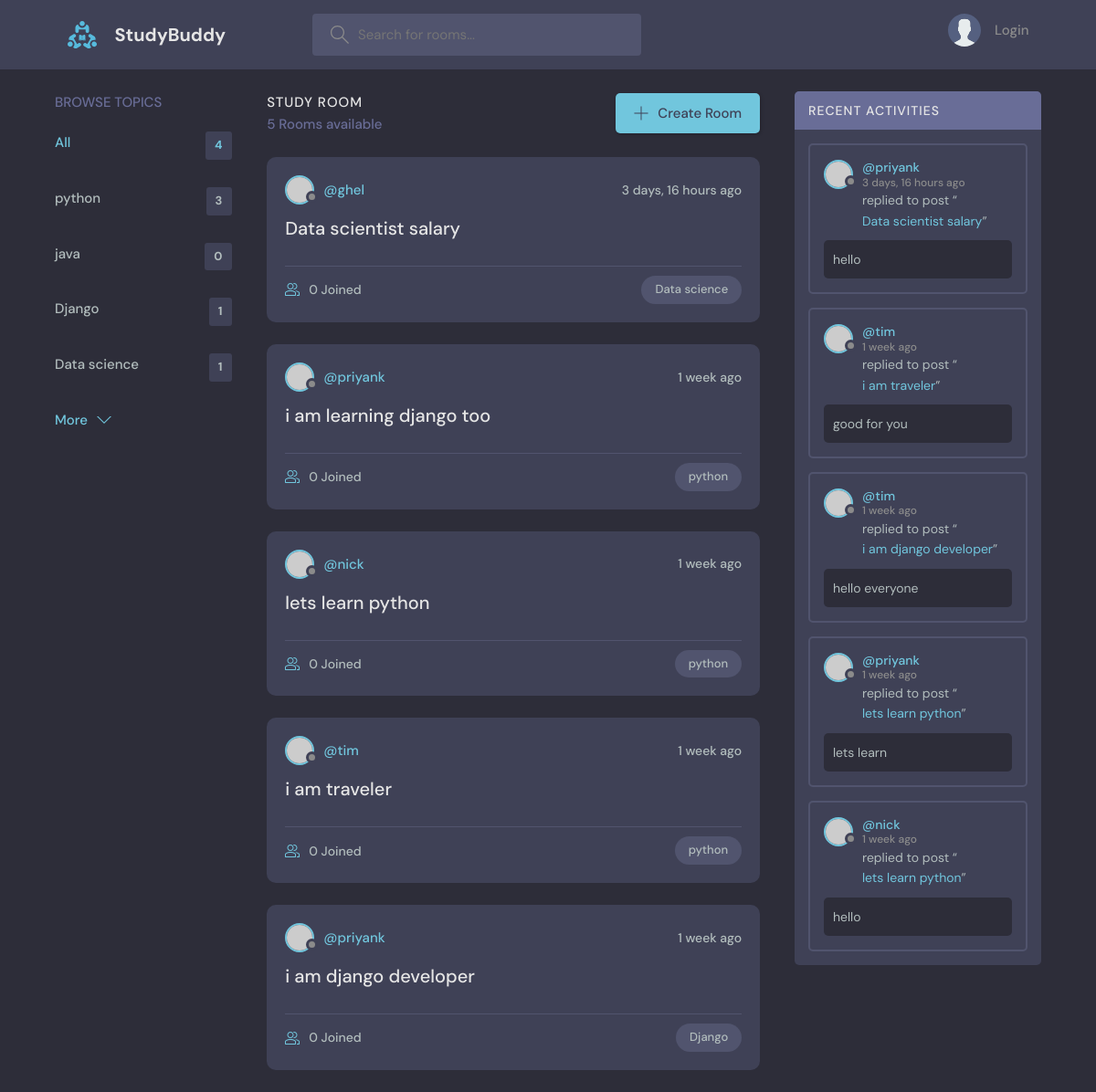
The app's page /, older data.
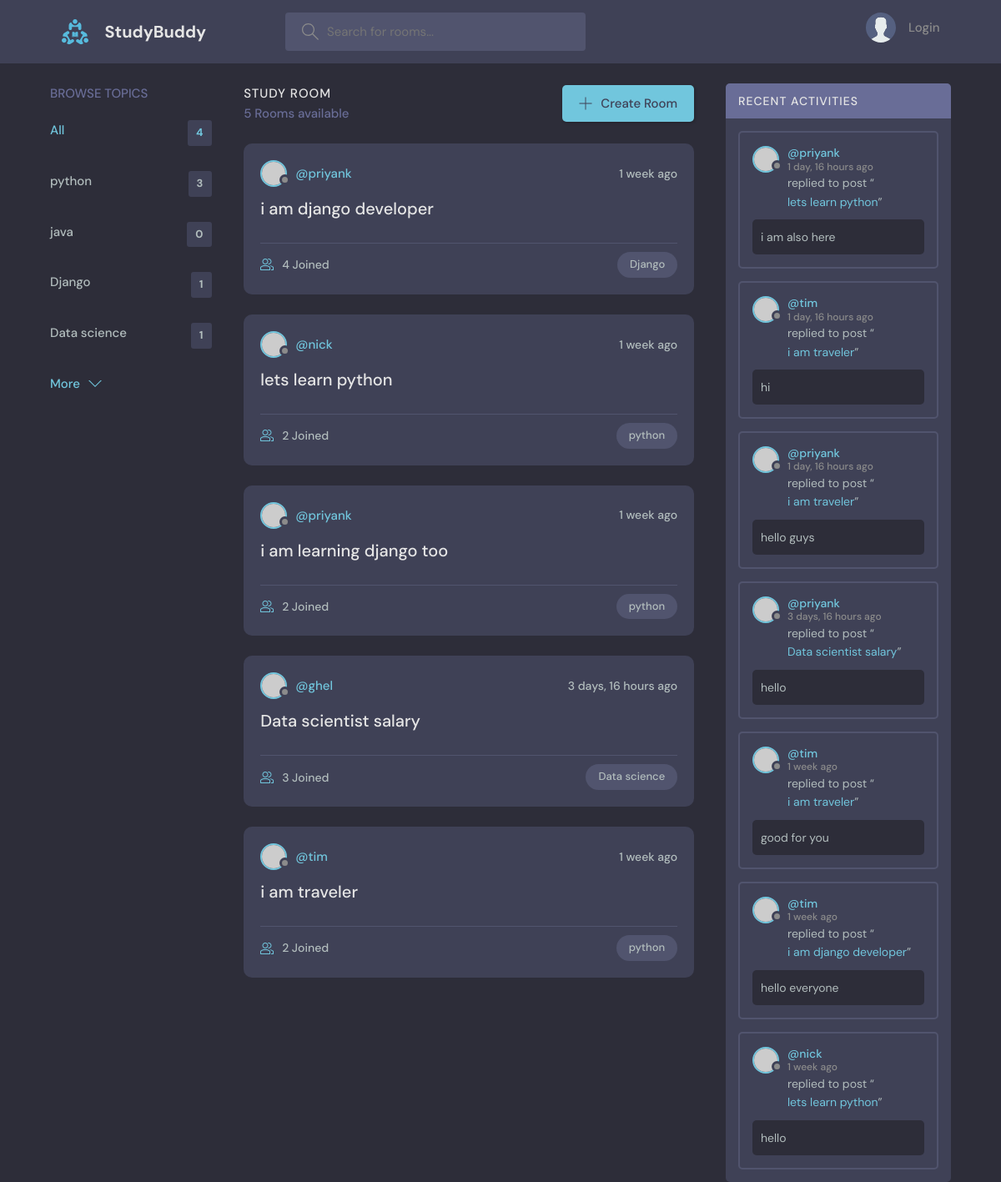
The same page, newer data.
### base/models.py (models this page shows, shortened)
class Topic(models.Model):
    name = models.CharField(max_length=200)

class Room(models.Model):
    host = models.ForeignKey(User, on_delete=models.SET_NULL, null = True)
    topic = models.ForeignKey(Topic, on_delete=models.SET_NULL, null=True)
    name = models.CharField(max_length=200)
    description = models.TextField(null = True, blank = True)
    participants = models.ManyToManyField(User, related_name = 'participants', blank = True)
    updated = models.DateTimeField(auto_now=True)
    created = models.DateTimeField(auto_now_add=True)
    class Meta:
        ordering = ['-updated', '-created'] # '-' for descending order
    def __str__(self):
        return self.name

class Message(models.Model):
    user = models.ForeignKey(User, on_delete=models.CASCADE)
    room = models.ForeignKey(Room, on_delete=models.CASCADE) #cascade means if room deleted then all message from that room will get deleted.
    body = models.TextField()
    updated = models.DateTimeField(auto_now=True)
    created = models.DateTimeField(auto_now_add=True)
    class Meta:
        ordering = ['-updated', '-created'] # '-' for descending order

### base/views.py (the view)
# urls.py: path('', views.home, name = "home"),
def home(request):
    q = request.GET.get('q') if request.GET.get('q') != None else ''
    rooms = Room.objects.filter(
        Q(topic__name__icontains = q) |
        Q(name__icontains = q) |
        Q(description__icontains = q)
        )
    topics = Topic.objects.all()
    room_count = rooms.count()
    room_messages = Message.objects.filter(Q(room__topic__name__icontains =q)) #[0:3]
    context = {'rooms': rooms, 'topics': topics, 'room_count' : room_count, 'room_messages': room_messages}
    return render(request, 'base/home.html', context)

### base/templates/base/home.html (shortened to what this page needs)
{% extends "main.html" %}
{% block content %}
<main class="layout layout--3">
      <div class="container">
       {% include 'base/topics_component.html' %}
        <div class="roomList">
          <div class="roomList__header">
            <div>
              <h2>Study Room</h2>
              <p>{{room_count}} Rooms available</p>
            </div>
            <a class="btn btn--main" href="{% url 'create-room' %}">
              <svg version="1.1" xmlns="http://www.w3.org/2000/svg" width="32" height="32" viewBox="0 0 32 32">
                <title>add</title>
                <path
                  d="M16.943 0.943h-1.885v14.115h-14.115v1.885h14.115v14.115h1.885v-14.115h14.115v-1.885h-14.115v-14.115z"
                ></path>
              </svg>
              Create Room
            </a>
          </div>
          {% include 'base/feed_component.html' %}
        </div>
         {% include 'base/activity_component.html' %}
      </div>
    </main>
{% endblock %}

### templates/main.html (shortened to what this page needs)
<!DOCTYPE html>
{% load static %}
<html lang="en">
  <head>
    <link rel="stylesheet" href="{% static 'styles/style.css' %}" />
  </head>
  <body>
    {% include 'navbar.html' %}
    {% block content %}
    {% endblock %}
  </body>
</html>

### templates/navbar.html (shortened to what this page needs)
{%load static %}
<header class="header header--loggedIn">
    <div class="container">
      <a href="{% url 'home' %}" class="header__logo">
        <img src="{% static 'images/logo.svg' %}" />
        <h1>StudyBuddy</h1>
      </a>
      <form class="header__search" method = "GET" action = "{% url 'home' %}">
        <label>
          <input name = "q" placeholder="Search for rooms..." />
        </label>
      </form>
      <nav class="header__menu">
        {% if request.user.is_authenticated %}
        <div class="header__user">
          <a href="profile.html">
            <div class="avatar avatar--medium active">
              <img src="https://randomuser.me/api/portraits/men/37.jpg" />
            </div>
            <p>{{request.user.username}} <span>@{{request.user.username}}</span></p>
          </a>
          <button class="dropdown-button">
            <svg version="1.1" xmlns="http://www.w3.org/2000/svg" width="32" height="32" viewBox="0 0 32 32">
              <title>chevron-down</title>
              <path d="M16 21l-13-13h-3l16 16 16-16h-3l-13 13z"></path>
            </svg>
          </button>
        </div>
        {% else %}
        <a href="{% url 'login' %}">
          <img src="{% static 'images/avatar.svg' %}" />
          <p>Login</p>
        </a>
        {% endif %}
      </nav>
    </div>
  </header>

### base/templates/base/topics_component.html
<div class="topics">
    <div class="topics__header">
      <h2>Browse Topics</h2>
    </div>
    <ul class="topics__list">
      <li>
        <a href="{% url 'home' %}" class="active">All <span>{{topics.count}}</span></a>
      </li>
      {% for topic in topics %}
      <li>
    <a href="{% url 'home' %}?q={{topic.name}}">{{topic.name}} <span>{{topic.room_set.all.count}}</span></a>
      </li>
      {% endfor %}
    </ul>
    <a class="btn btn--link" href="topics.html">
      More
      <svg version="1.1" xmlns="http://www.w3.org/2000/svg" width="32" height="32" viewBox="0 0 32 32">
        <title>chevron-down</title>
        <path d="M16 21l-13-13h-3l16 16 16-16h-3l-13 13z"></path>
      </svg>
    </a>
  </div>

### base/templates/base/feed_component.html (shortened to what this page needs)
{% for room in rooms %}
<div class="roomListRoom">
  <div class="roomListRoom__header">
    <a href="{% url 'user-profile' room.host.id %}" class="roomListRoom__author">
      <div class="avatar avatar--small">
        <img src="https://randomuser.me/api/portraits/women/11.jpg" />
      </div>
      <span>@{{room.host.username}}</span>
    </a>
    <div class="roomListRoom__actions">
      <span>{{room.created| timesince}} ago</span>
    </div>
  </div>
  <div class="roomListRoom__content">
    <a href="{% url 'room' room.id %}">{{room.name}}</a>
  </div>
  <div class="roomListRoom__meta">
    <a href="{% url 'room' room.id %}" class="roomListRoom__joined">
      {{room.participants.all.count}} Joined
    </a>
    <p class="roomListRoom__topic">{{room.topic.name}}</p>
  </div>
</div>
{% endfor %}

### base/templates/base/activity_component.html (shortened to what this page needs)
<div class="activities">
    <div class="activities__header">
      <h2>Recent Activities</h2>
    </div>
    {% for message in room_messages%}
    <div class="activities__box">
      <div class="activities__boxHeader roomListRoom__header">
        <a href="{% url 'user-profile' message.user.id %}" class="roomListRoom__author">
          <div class="avatar avatar--small">
            <img src="https://randomuser.me/api/portraits/women/11.jpg" />
          </div>
          <p>
            @{{message.user}}
            <span>{{message.created| timesince}} ago</span>
          </p>
        </a>
      </div>
      <div class="activities__boxContent">
        <p>replied to post “<a href="{% url 'room' message.room.id %}">{{message.room}}</a>”</p>
        <div class="activities__boxRoomContent">
          {{message.body}}
        </div>
      </div>
    </div>
   {% endfor %}
  </div>

Row changes from the older to the newer data that the page shows:
removed Message: user "priyank", created "1 week", room "lets learn python", body "lets learn"
changed Room "i am django developer": participants.all.count "0" → "4"; moves up the list
changed Room "lets learn python": participants.all.count "0" → "2"; moves up the list
changed Room "i am learning django too": participants.all.count "0" → "2"; moves down the list
changed Room "Data scientist salary": participants.all.count "0" → "3"
computed for Room "i am traveler": participants.all.count "0" → "2"
added Message: user "priyank", created "1 day, 16 hours", room "lets learn python", body "i am also here"
added Message: user "tim", created "1 day, 16 hours", room "i am traveler", body "hi"
added Message: user "priyank", created "1 day, 16 hours", room "i am traveler", body "hello guys"
